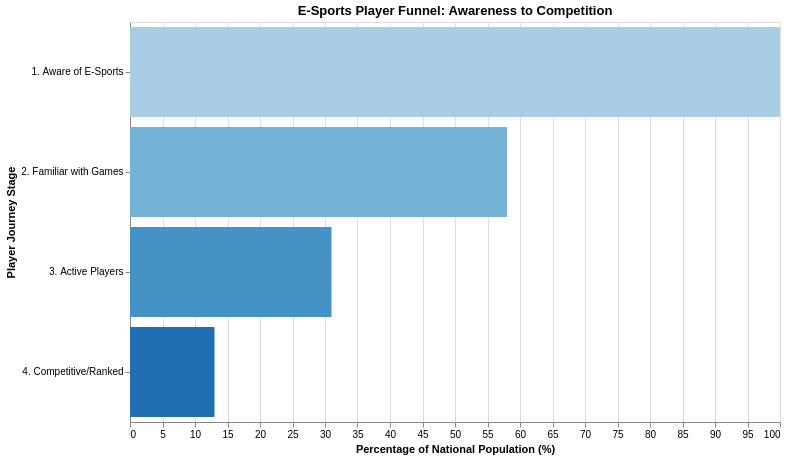

Here is the Vega-Lite specification saved for this chart:
### Vega-Lite specification from a JSON file in a GitHub repository (floating-point values rounded to 4 significant figures)
{"$schema": "https://vega.github.io/schema/vega-lite/v5.json", "title": "E-Sports Player Funnel: Awareness to Competition", "width": 650, "height": 400, "data": {"values": [{"stage": "1. Aware of E-Sports", "count": 89, "percentage": 100, "order": 1}, {"stage": "2. Familiar with Games", "count": 52, "percentage": 58, "order": 2}, {"stage": "3. Active Players", "count": 28, "percentage": 31, "order": 3}, {"stage": "4. Competitive/Ranked", "count": 12, "percentage": 13, "order": 4}]}, "mark": "bar", "encoding": {"x": {"field": "percentage", "type": "quantitative", "title": "Percentage of National Population (%)"}, "y": {"field": "stage", "type": "nominal", "sort": ["1. Aware of E-Sports", "2. Familiar with Games", "3. Active Players", "4. Competitive/Ranked"], "title": "Player Journey Stage"}, "color": {"field": "order", "type": "ordinal", "scale": {"scheme": "blues"}, "legend": false}, "tooltip": [{"field": "stage", "type": "nominal", "title": "Stage"}, {"field": "count", "type": "quantitative", "title": "Count (% of 100M)"}, {"field": "percentage", "type": "quantitative", "title": "Percentage %"}]}}
